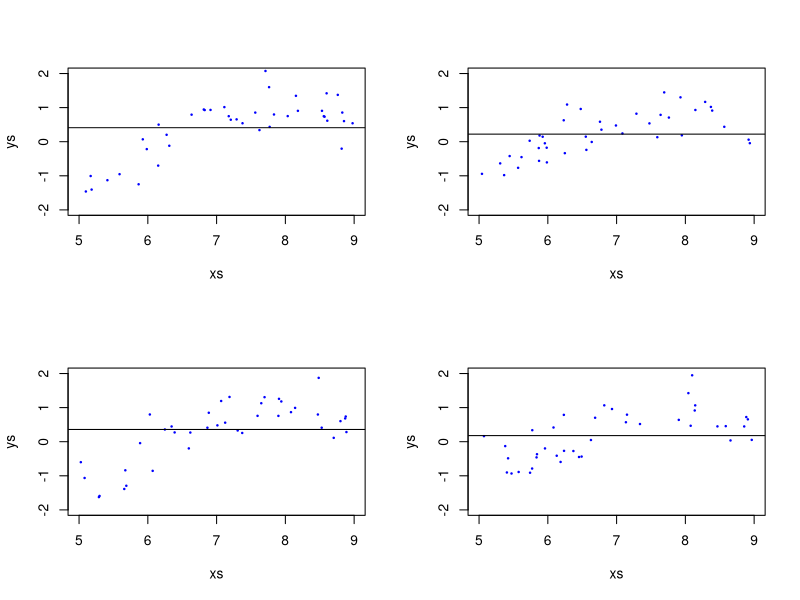
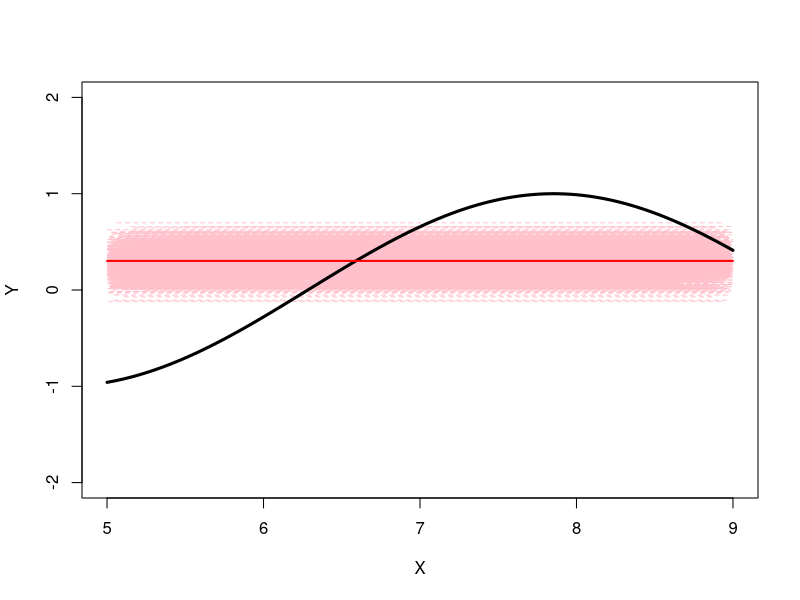
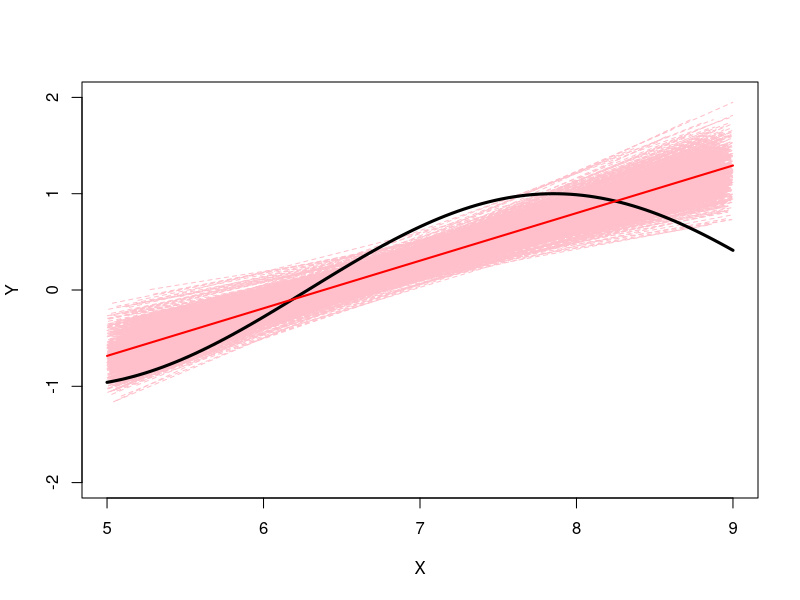
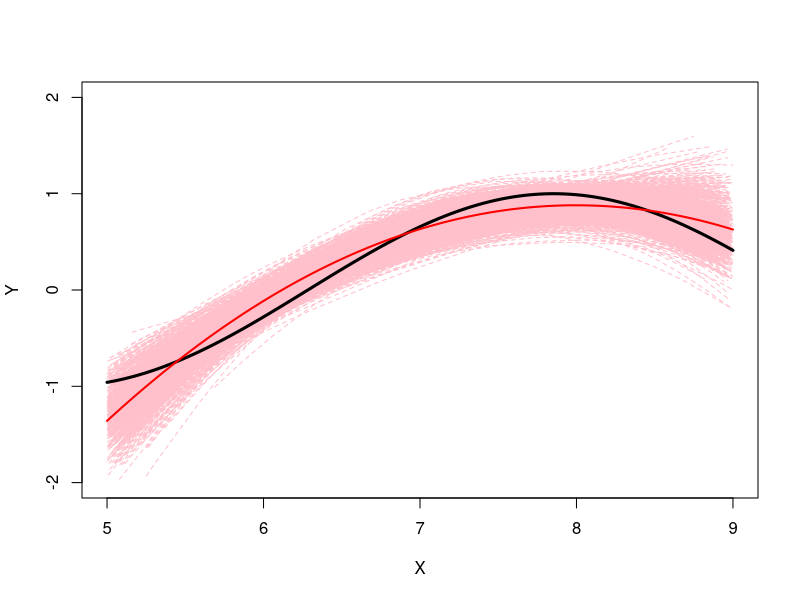
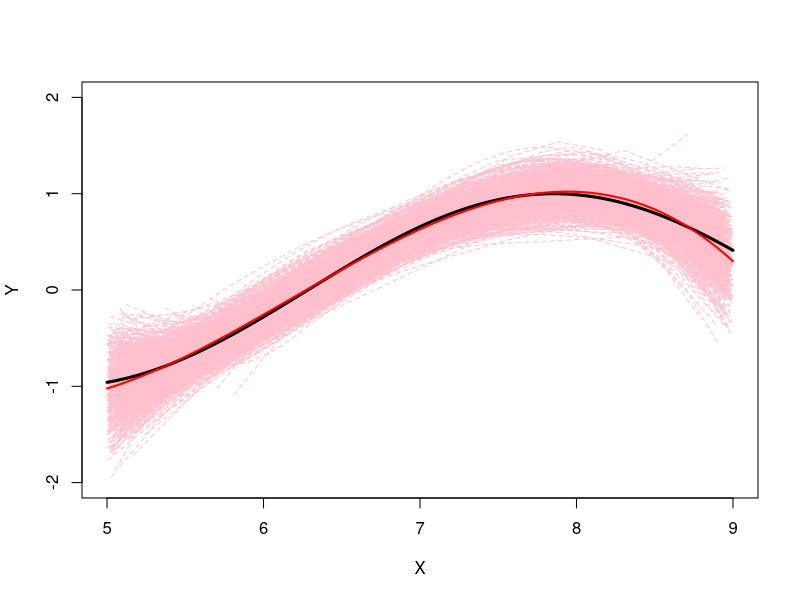
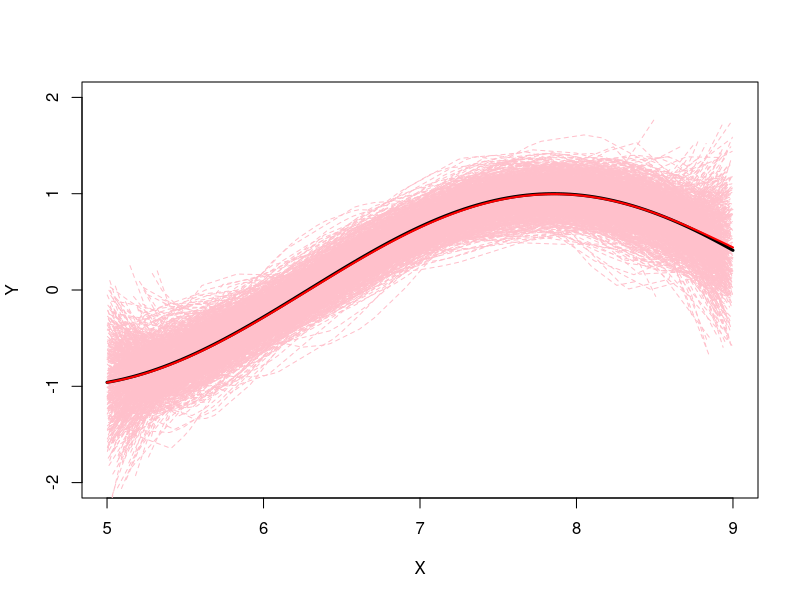
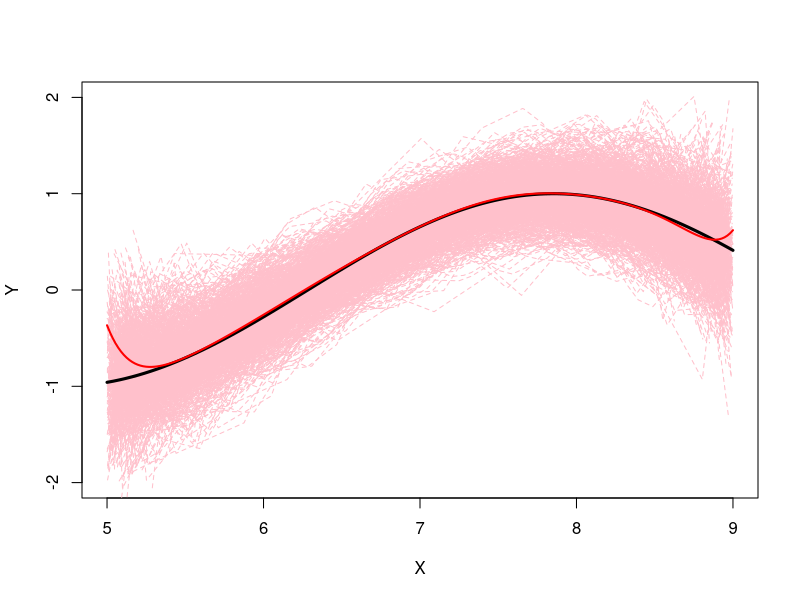

The R script that drew these images, in order:
## ---- chunk 1
set.seed(123)
library(knitr)
knitr::opts_chunk$set(comment = NA, fig.show = 'as.is', fig.align = 'center', fig.height = 5, fig.width = 5, prompt = TRUE, highlight = TRUE, tidy = FALSE, warning = FALSE, message = FALSE, tidy.opts=list(blank = TRUE, width.cutoff= 75, cache = TRUE))
## ---- chunk 2
Ntrains <- 1000   # Number of training sets to generate
n <- 40           # Number of observations to generate for each training set
dpt <- 5*9*5      # Number of x points to predict over
SD <- 0.5
par(mfrow= c(2, 2))
xs <- sort(runif(n, 5, 9))
ys <- sin(xs) + rnorm(n, 0, SD)
plot(xs, ys, pch = 19, col = "blue", xlim = c(5, 9), ylim = c(-2, 2), cex = .25)
abline(lm(ys ~ 1))
xs <- sort(runif(n, 5, 9))
ys <- sin(xs) + rnorm(n, 0, SD)
plot(xs, ys, pch = 19, col = "blue", xlim = c(5, 9), ylim = c(-2, 2), cex = 0.25)
abline(lm(ys ~ 1))
xs <- sort(runif(n, 5, 9))
ys <- sin(xs) + rnorm(n, 0, SD)
plot(xs, ys, pch = 19, col = "blue", xlim = c(5, 9), ylim = c(-2, 2), cex = 0.25)
abline(lm(ys ~ 1))
xs <- sort(runif(n, 5, 9))
ys <- sin(xs) + rnorm(n, 0, SD)
plot(xs, ys, pch = 19, col = "blue", xlim = c(5, 9), ylim = c(-2, 2), cex = 0.25)
abline(lm(ys ~ 1))
par(mfrow = c(1, 1))
## ---- chunk 3
curve(sin, 5, 9, ylim = c(-2, 2), ylab = "Y", xlab = "X", lwd = 3, type = "n")
yhn <- matrix(NA, Ntrains, dpt)
MSEtest <- numeric(Ntrains)
MSEtrain <- numeric(Ntrains)
for(i in 1:Ntrains){
  xs <- sort(runif(n, 5, 9))
  ys <- sin(xs) + rnorm(n, 0, SD)
  mod1 <- lm(ys ~ 1)
  nys <- predict(mod1)
  lines(xs, nys, col = "pink", lty = "dashed")
  nxs <- seq(5, 9, length = dpt)
  yhn[i, ] <- predict(mod1, newdata = data.frame(xs = nxs))
  yst <- sin(xs) + rnorm(n, 0, SD)
  MSEtest[i] <- mean((yst - nys)^2)
  MSEtrain[i] <- mean((ys - nys)^2)
}
yhnbar <- apply(yhn, 2, mean)
curve(sin, 5, 9, ylim = c(-3, 3), ylab = "Y", xlab = "X", lwd = 3, add = TRUE)
lines(nxs, yhnbar, col = "red", lwd = 2)
avgMSEtest <- mean(MSEtest)
avgMSEtrain <- mean(MSEtrain)
## ---- chunk 4
curve(sin, 5, 9, ylim = c(-2, 2), ylab = "Y", xlab = "X", lwd = 3, type = "n")
yhn <- matrix(NA, Ntrains, dpt)
MSEtest <- numeric(Ntrains)
MSEtrain <- numeric(Ntrains)
for(i in 1:Ntrains){
  xs <- sort(runif(n, 5, 9))
  ys <- sin(xs) + rnorm(n, 0, SD)
  mod1 <- lm(ys ~ xs)
  nys <- predict(mod1)
  lines(xs, nys, col = "pink", lty = "dashed")
  nxs <- seq(5, 9, length = dpt)
  yhn[i, ] <- predict(mod1, newdata = data.frame(xs = nxs))
  yst <- sin(xs) + rnorm(n, 0, SD)
  MSEtest[i] <- mean((yst - nys)^2)
  MSEtrain[i] <- mean((ys - nys)^2)
}
yhnbar <- apply(yhn, 2, mean)
curve(sin, 5, 9, ylim = c(-3, 3), ylab = "Y", xlab = "X", lwd = 3, add = TRUE)
lines(nxs, yhnbar, col = "red", lwd = 2)
avgMSEtest <- mean(MSEtest)
avgMSEtrain <- mean(MSEtrain)
## ---- chunk 5
curve(sin, 5, 9, ylim = c(-2, 2), ylab = "Y", xlab = "X", lwd = 3, type = "n")
yhn <- matrix(NA, Ntrains, dpt)
MSEtest <- numeric(Ntrains)
MSEtrain <- numeric(Ntrains)
for(i in 1:Ntrains){
  xs <- sort(runif(n, 5, 9))
  ys <- sin(xs) + rnorm(n, 0, SD)
  mod1 <- lm(ys ~ poly(xs, 2))
  nys <- predict(mod1)
  lines(xs, nys, col = "pink", lty = "dashed")
  nxs <- seq(5, 9, length = dpt)
  yhn[i, ] <- predict(mod1, newdata = data.frame(xs = nxs))
  yst <- sin(xs) + rnorm(n, 0, SD)
  MSEtest[i] <- mean((yst - nys)^2)
  MSEtrain[i] <- mean((ys - nys)^2)
}
yhnbar <- apply(yhn, 2, mean)
curve(sin, 5, 9, ylim = c(-3, 3), ylab = "Y", xlab = "X", lwd = 3, add = TRUE)
lines(nxs, yhnbar, col = "red", lwd = 2)
avgMSEtest <- mean(MSEtest)
avgMSEtrain <- mean(MSEtrain)
## ---- chunk 6
curve(sin, 5, 9, ylim = c(-2, 2), ylab = "Y", xlab = "X", lwd = 3, type = "n")
yhn <- matrix(NA, Ntrains, dpt)
MSEtest <- numeric(Ntrains)
MSEtrain <- numeric(Ntrains)
for(i in 1:Ntrains){
  xs <- sort(runif(n, 5, 9))
  ys <- sin(xs) + rnorm(n, 0, SD)
  mod1 <- lm(ys ~ poly(xs, 3))
  nys <- predict(mod1)
  lines(xs, nys, col = "pink", lty = "dashed")
  nxs <- seq(5, 9, length = dpt)
  yhn[i, ] <- predict(mod1, newdata = data.frame(xs = nxs))
  yst <- sin(xs) + rnorm(n, 0, SD)
  MSEtest[i] <- mean((yst - nys)^2)
  MSEtrain[i] <- mean((ys - nys)^2)
}
yhnbar <- apply(yhn, 2, mean)
curve(sin, 5, 9, ylim = c(-3, 3), ylab = "Y", xlab = "X", lwd = 3, add = TRUE)
lines(nxs, yhnbar, col = "red", lwd = 2)
avgMSEtest <- mean(MSEtest)
avgMSEtrain <- mean(MSEtrain)
## ---- chunk 7
curve(sin, 5, 9, ylim = c(-2, 2), ylab = "Y", xlab = "X", lwd = 3, type = "n")
yhn <- matrix(NA, Ntrains, dpt)
MSEtest <- numeric(Ntrains)
MSEtrain <- numeric(Ntrains)
for(i in 1:Ntrains){
  xs <- sort(runif(n, 5, 9))
  ys <- sin(xs) + rnorm(n, 0, SD)
  mod1 <- lm(ys ~ poly(xs, 5))
  nys <- predict(mod1)
  lines(xs, nys, col = "pink", lty = "dashed")
  nxs <- seq(5, 9, length = dpt)
  yhn[i, ] <- predict(mod1, newdata = data.frame(xs = nxs))
  yst <- sin(xs) + rnorm(n, 0, SD)
  MSEtest[i] <- mean((yst - nys)^2)
  MSEtrain[i] <- mean((ys - nys)^2)
}
yhnbar <- apply(yhn, 2, mean)
curve(sin, 5, 9, ylim = c(-3, 3), ylab = "Y", xlab = "X", lwd = 3, add = TRUE)
lines(nxs, yhnbar, col = "red", lwd = 2)
avgMSEtest <- mean(MSEtest)
avgMSEtrain <- mean(MSEtrain)
## ---- chunk 8
curve(sin, 5, 9, ylim = c(-2, 2), ylab = "Y", xlab = "X", lwd = 3, type = "n")
yhn <- matrix(NA, Ntrains, dpt)
MSEtest <- numeric(Ntrains)
MSEtrain <- numeric(Ntrains)
for(i in 1:Ntrains){
  xs <- sort(runif(n, 5, 9))
  ys <- sin(xs) + rnorm(n, 0, SD)
  mod1 <- lm(ys ~ poly(xs, 10))
  nys <- predict(mod1)
  lines(xs, nys, col = "pink", lty = "dashed")
  nxs <- seq(5, 9, length = dpt)
  yhn[i, ] <- predict(mod1, newdata = data.frame(xs = nxs))
  yst <- sin(xs) + rnorm(n, 0, SD)
  MSEtest[i] <- mean((yst - nys)^2)
  MSEtrain[i] <- mean((ys - nys)^2)
}
yhnbar <- apply(yhn, 2, mean)
curve(sin, 5, 9, ylim = c(-3, 3), ylab = "Y", xlab = "X", lwd = 3, add = TRUE)
lines(nxs, yhnbar, col = "red", lwd = 2)
avgMSEtest <- mean(MSEtest)
avgMSEtrain <- mean(MSEtrain)
